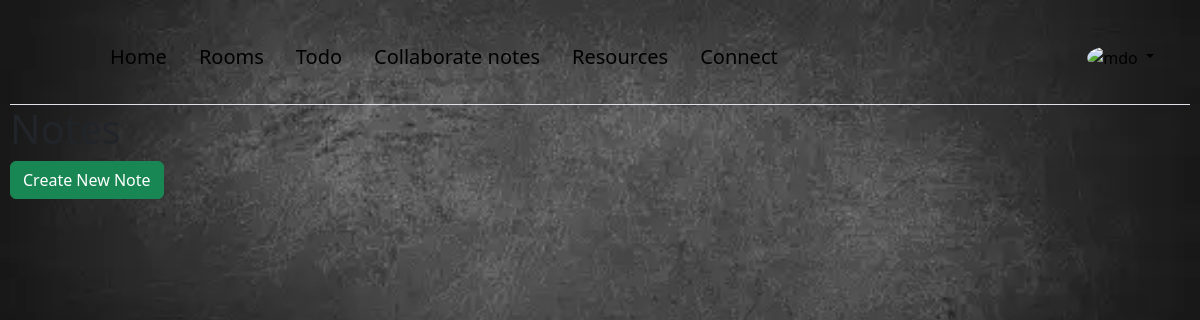
The app's page /notes/ (signed in), older data.
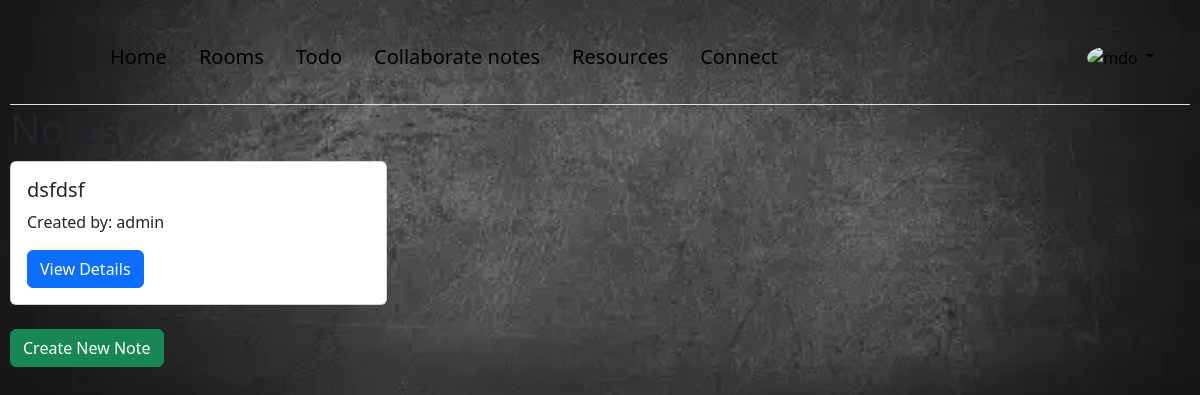
The same page, newer data.
### notes/models.py (models this page shows, shortened)
class Note(models.Model):
    uuid = models.UUIDField(primary_key=True, default=uuid.uuid4, editable=False)
    title = models.CharField(max_length=100)
    content = models.TextField()
    created_by = models.ForeignKey(User, on_delete=models.CASCADE, related_name='created_notes')
    shared_with = models.ManyToManyField(User, related_name='shared_notes')
    last_modified_by = models.ForeignKey(User, on_delete=models.SET_NULL, null=True, blank=True, related_name='modified_notes')

### notes/views.py (the view)
# urls.py: path('', views.note_list, name="note_list"),
@login_required(login_url='accounts:login')
def note_list(request):
    notes = Note.objects.filter(shared_with=request.user) | Note.objects.filter(created_by=request.user)
    return render(request, 'notes/note_list.html', {'notes': notes})

### frontend/templates/notes/note_list.html (shortened to what this page needs)
{% extends "base/base.html" %}
{% load static %}
{% block content %}
<h1>Notes</h1>
<div class="row">
  {% for note in notes %}
  <div class="col-md-4 mb-4">
    <div class="card">
      <div class="card-body">
        <h5 class="card-title">{{ note.title }}</h5>
        <p class="card-text">Created by: {{ note.created_by.username }}</p>
        <a href="{% url 'notes:note_details' note.pk %}" class="btn btn-primary">View Details</a>
      </div>
    </div>
  </div>
  {% endfor %}
</div>
<a href="{% url 'notes:note_create' %}" class="btn btn-success">Create New Note</a>
{% endblock %}

Row changes from the older to the newer data that the page shows:
added Note: title "dsfdsf", created_by.username "admin"
